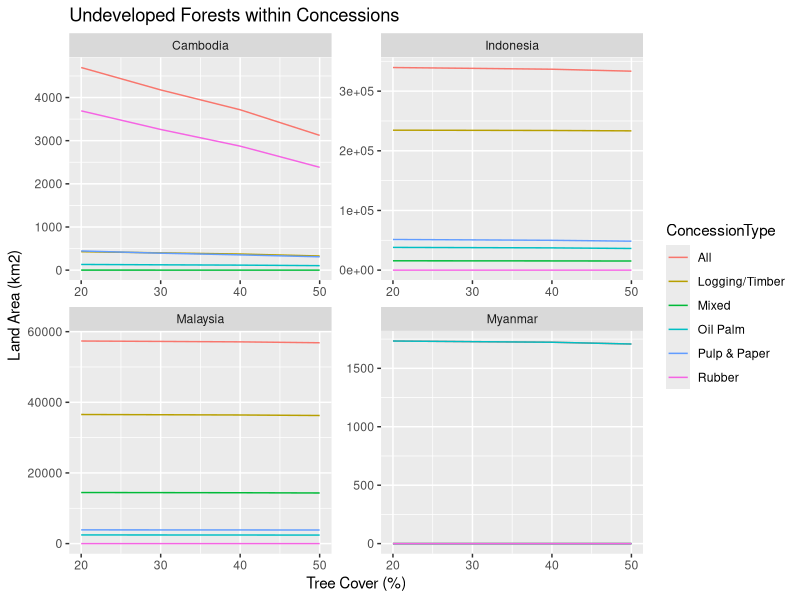

The R script that drew this image: (Note: this script raises an error after producing the figure.)
# This script generates plots of the results of Southeast Asia's Great Forest
# Transition study, which estimates the area, total carbon, avoided emissions
# of undeveloped or unconverted forests within concessions (logging/timber, oil
# palm, pulp & paper, rubber, mixed) in Southeast Asian countries.
# 
# 
# Script by:      Jose Don T. De Alban
# Date created:   26 May 2022
# Date modified:     


# Load Libraries -------------------------
library(tidyverse)

# Set Working Directories ----------------
DirMAIN  <- "/Users/dondealban/Dropbox/Research/se-asia-gft/"

# Read Data Files ------------------------
setwd(DirMAIN)
csvAREA <- read.csv(file="SEAsia GFT_Results_Area.csv", header=TRUE, sep=",")
csvCARB <- read.csv(file="SEAsia GFT_Results_Total Carbon.csv", header=TRUE, sep=",")

dfAREA <- csvAREA
dfCARB <- csvCARB

# Generate Plots -------------------------

# Land area of undeveloped forests within concessions
pAREA <- ggplot() + geom_line(data=dfAREA, aes(x=TreeCoverPct, y=LandAreaSqKm, colour=ConcessionType))
pAREA <- pAREA + facet_wrap(~ Country, scales="free")
pAREA <- pAREA + labs(title="Undeveloped Forests within Concessions", x="Tree Cover (%)", y="Land Area (km2)")

# Total carbon stored by undeveloped forests within concessions
pCARB <- ggplot() + geom_line(data=dfCARB, aes(x=TreeCoverPct, y=TotalCarbon_TgC, colour=CarbonMapSource))
pCARB <- pCARB + facet_grid(Country ~ ConcessionType, scales="free_y")
pCARB <- pCARB + labs(title="Total Carbon Stored by Undeveloped Forests within Concessions", 
                      x="Tree Cover (%)", y="Total Carbon (Tg or MMT)")

# Avoided total emissions by undeveloped forests within concessions
pAVEM <- ggplot() + geom_line(data=dfCARB, aes(x=TreeCoverPct, y=AvoidedTotalEmissions_MMtCO2e, colour=CarbonMapSource))
pAVEM <- pAVEM + facet_grid(Country ~ ConcessionType, scales="free_y")
pAVEM <- pAVEM + labs(title="Avoided Total Emissions from Undeveloped Forests within Concessions", 
                      x="Tree Cover (%)", y="Avoided Emissions (MMt CO2e)")

# Save Output Plots ----------------------
ggsave(pAREA, file="SEAsia-GFT-Area.pdf", width=20, height=15, units="cm", dpi=300)
ggsave(pCARB, file="SEAsia-GFT-TotalCarbon.pdf", width=20, height=15, units="cm", dpi=300)
ggsave(pAVEM, file="SEAsia-GFT-AvoidedEmissions1.pdf", width=20, height=15, units="cm", dpi=300)
